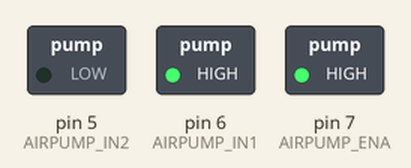
The sketch below on a simulated Arduino Uno, built with avr-gcc and run on an emulated ATmega328P. Shown: switched loads named in the sketch (green lamp = pin HIGH).

Above: at 1.1 s.
At 9.1 s:
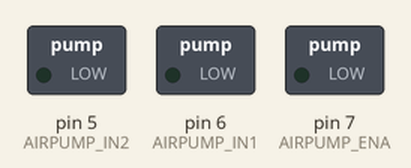
Timing chart, 0 to 10.6 s (numbered marks = the images above):
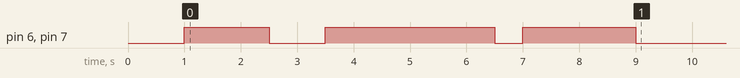

Measured:
- by itself, pin 6 (AIRPUMP_IN1), pin 7 (AIRPUMP_ENA): goes HIGH 1.5 s, LOW 1.0 s, HIGH 3.0 s, LOW 0.50 s, HIGH 2.0 s, then LOW

The sketch:

2.airpump.ino
```cpp
// === 腳位定義 ===
const int AIRPUMP_IN2 = 5;   // 空氣泵馬達 IN2
const int AIRPUMP_IN1 = 6;   // 空氣泵馬達 IN1
const int AIRPUMP_ENA = 7;   // 空氣泵馬達 ENA (PWM)
const int AIRPUMP_PWM = 130; // 空氣泵 PWM 速度

// 空氣泵狀態
int airpumpPhase = 0;        // 0:初始狀態  1:充氣  2:停止

void setup() {
  pinMode(AIRPUMP_IN1, OUTPUT);
  pinMode(AIRPUMP_IN2, OUTPUT);
  pinMode(AIRPUMP_ENA, OUTPUT);
  delay(1000);
}

// 啟動空氣泵
void airpumpStart() {
  digitalWrite(AIRPUMP_IN1, HIGH);
  digitalWrite(AIRPUMP_IN2, LOW);
  analogWrite(AIRPUMP_ENA, AIRPUMP_PWM);
}

// 停止空氣泵
void airpumpStop() {
  digitalWrite(AIRPUMP_IN1, LOW);
  digitalWrite(AIRPUMP_IN2, LOW);
  analogWrite(AIRPUMP_ENA, 0);
}

void loop() {
  // 1.(安全保護, !!勿動!!)
  if (AIRPUMP_PWM <= 140 && airpumpPhase == 0){airpumpPhase = 1;}
  else if (AIRPUMP_PWM > 140) {Serial.println("airpump too fast,打氣馬達太快了!!!");}

  // 2.(空氣泵充氣)
  if (airpumpPhase == 1){
    airpumpStart();  //打氣馬達充氣
    delay(1500);     //打氣馬達充氣1.5秒
    airpumpStop();   //打氣馬達停止
    delay(1000);     //打氣馬達停止1.0秒
    airpumpStart();
    delay(3000);
    airpumpStop();
    delay(500);
    airpumpStart();
    delay(2000);
    airpumpStop();
    delay(800);

    airpumpPhase = 2;
    }
}
```
